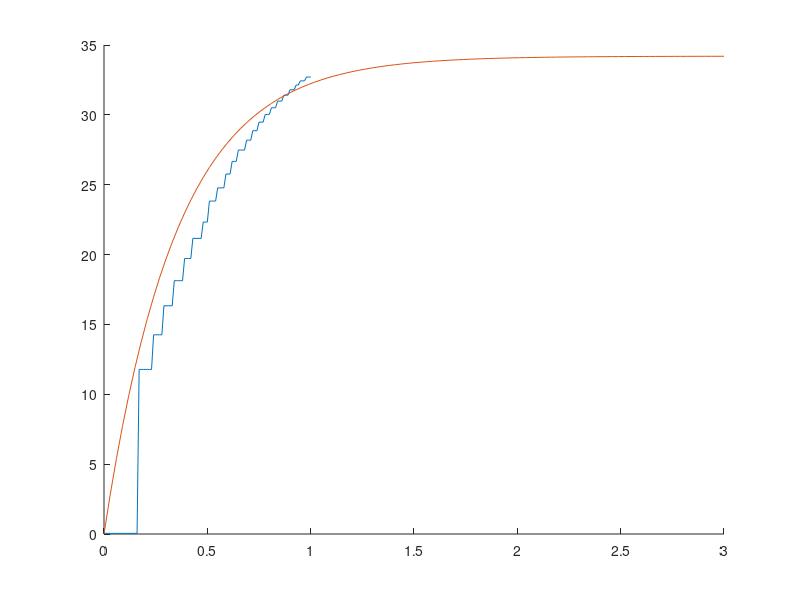
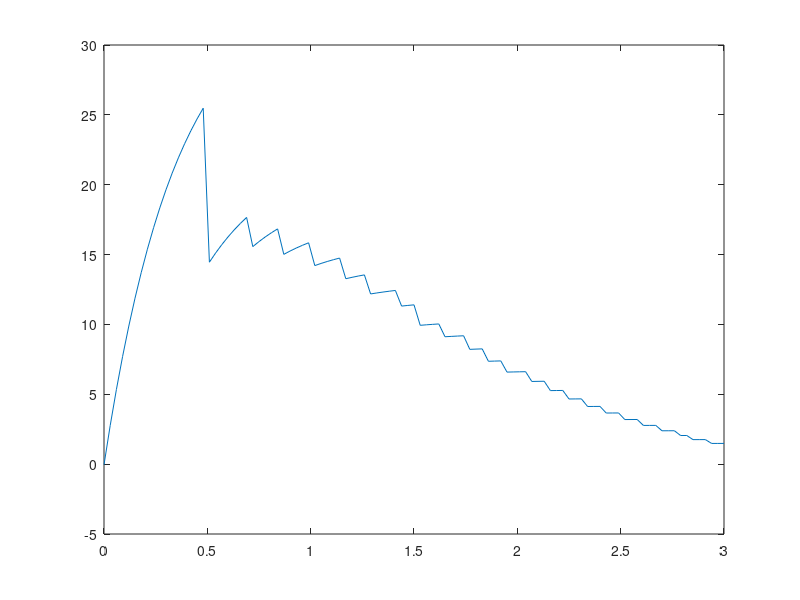

Recreate these plots in MATLAB, in order.
clc;
A=[
17.940315 0.044685

17.950315 0.044685

17.960316 0.044685

17.970316 0.044685

17.980316 0.044685

17.990316 0.044685

18.000317 0.044685

18.010317 0.044685

18.020317 0.044685

18.030317 0.044685

18.040318 0.044685

18.050318 0.044685

18.060318 0.044685

18.070318 0.044685

18.080318 0.044685

18.090319 0.044685

18.100319 0.044685

18.110319 11.778979

18.120319 11.778979

18.130320 11.778979

18.140320 11.778979

18.150320 11.778979

18.160320 11.778979

18.170321 11.778979

18.180321 14.258217

18.190321 14.258217

18.200321 14.258217

18.210321 14.258217

18.220322 14.258217

18.230322 16.335598

18.240322 16.335598

18.250322 16.335598

18.260323 16.335598

18.270323 16.335598

18.280323 18.133024

18.290323 18.133024

18.300323 18.133024

18.310324 18.133024

18.320324 18.133024

18.330324 19.719587

18.340324 19.719587

18.350325 19.719587

18.360325 19.719587

18.370325 21.159544

18.380325 21.159544

18.390326 21.159544

18.400326 21.159544

18.410326 21.159544

18.420326 22.327410

18.430326 22.327410

18.440327 22.327410

18.450327 23.830517

18.460327 23.830517

18.470327 23.830517

18.480328 23.830517

18.490328 24.774551

18.500328 24.774551

18.510328 24.774551

18.520329 24.774551

18.530329 25.765890

18.540329 25.765890

18.550329 25.765890

18.560329 26.668800

18.570330 26.668800

18.580330 26.668800

18.590330 27.481586

18.600330 27.481586

18.610331 27.481586

18.620331 27.481586

18.630331 28.188866

18.640331 28.188866

18.650331 28.188866

18.660332 28.865026

18.670332 28.865026

18.680332 28.865026

18.690332 29.481133

18.700333 29.481133

18.710333 29.481133

18.720333 30.030931

18.730333 30.030931

18.740334 30.030931

18.750334 30.508268

18.760334 30.508268

18.770334 30.508268

18.780334 30.982773

18.790335 30.982773

18.800335 30.982773

18.810335 31.409006

18.820335 31.409006

18.830336 31.409006

18.840336 31.796503

18.850336 31.796503

18.860336 31.796503

18.870337 32.138840

18.880337 32.138840

18.890337 32.434887

18.900337 32.434887

18.910337 32.434887

18.920338 32.709667

18.930338 32.709667

18.940338 32.709667

18.950338 32.938080

18.960339 32.938080

18.970339 32.938080

18.980339 33.142212

18.990339 33.142212

19.000340 33.142212

19.010340 33.321117

19.020340 33.321117

19.030340 33.477283

19.040340 33.477283

19.050341 33.477283

19.060341 33.606667

19.070341 33.606667

19.080341 33.606667

19.090342 33.718853

19.100342 33.718853

19.110342 33.718853

19.120342 33.480648

19.130342 33.480648

19.140343 34.225479

19.150343 34.225479

19.160343 34.225479

19.170343 33.961624

19.180344 33.961624

19.190344 33.961624

19.200344 34.018234

19.210344 34.018234

19.220345 34.072712

19.230345 34.072712

19.240345 34.072712

19.250345 34.109901

19.260345 34.109901

19.270346 34.109901

19.280346 34.143677

19.290346 34.143677

19.300346 34.177521

19.310347 34.177521

19.320347 34.177521

19.330347 34.197388

19.340347 34.197388

19.350348 34.197388

19.360348 34.220795

19.370348 34.220795

19.380348 34.241886

19.390348 34.241886

19.400349 34.241886

19.410349 34.243057

19.420349 34.243057

19.430349 34.243057

19.440350 34.264175

19.450350 34.264175

19.460350 34.255962

19.470350 34.255962

19.480350 34.255962

19.490351 34.258308

19.500351 34.258308

19.510351 34.258308

19.520351 34.267696

19.530352 34.267696

19.540352 34.265350

19.550352 34.265350

19.560352 34.265350

19.570353 34.272396

19.580353 34.272396

19.590353 34.272396

19.600353 34.268871

19.610353 34.268871

19.620354 34.268871

19.630354 34.014763

19.640354 34.014763

19.650354 34.512512

19.660355 34.512512

19.670355 34.512512

19.680355 34.266525

19.690355 34.266525

19.700356 34.266525

19.710356 34.265350

19.720356 34.265350

19.730356 34.264175

19.740356 34.264175

19.750357 34.264175

19.760357 34.251270

19.770357 34.251270

19.780357 34.251270

19.790358 34.238369

19.800358 34.238369

19.810358 34.233681

19.820358 34.233681

19.830359 34.233681

19.840359 34.233681

19.850359 34.233681

19.860359 34.233681

19.870359 34.228992

19.880360 34.228992

19.890360 34.247746

19.900360 34.247746

19.910360 34.247746

19.920361 34.259483

19.930361 34.259483

19.940361 34.259483

19.950361 34.290024

19.960361 34.290024

19.970362 34.312378

19.980362 34.312378

19.990362 34.312378

20.000362 34.325333

20.010363 34.325333

20.020363 34.325333

20.030363 34.328869

20.040363 34.328869

20.050364 34.330048

20.060364 34.330048

20.070364 34.330048

20.080364 34.337120

20.090364 34.337120

20.100365 34.337120

20.110365 34.310024

20.120365 34.310024

20.130365 34.305317

20.140366 34.305317

20.150366 34.305317

20.160366 34.304138

20.170366 34.304138

20.180367 34.304138

20.190367 34.295906

20.200367 34.295906

20.210367 34.277096

20.220367 34.277096

20.230368 34.277096

20.240368 34.278271

20.250368 34.278271

20.260368 34.278271

20.270369 34.266525

20.280369 34.266525

20.290369 34.253616

20.300369 34.253616

20.310369 34.253616

20.320370 34.247746

20.330370 34.247746

20.340370 34.247746

20.350370 34.250092

20.360371 34.250092

20.370371 34.244228

20.380371 34.244228

20.390371 34.244228

20.400372 34.243057

20.410372 34.243057

20.420372 34.243057

20.430372 34.254787

20.440372 34.254787

20.450373 34.254787

20.460373 33.900604

20.470373 33.900604

20.480373 34.632034

20.490374 34.632034

20.500374 34.632034

20.510374 34.259483

20.520374 34.259483

20.530375 34.259483

20.540375 34.261829

20.550375 34.261829

20.560375 34.265350

20.570375 34.265350

20.580376 34.265350

20.590376 34.272396

20.600376 34.272396

20.610376 34.272396

20.620377 34.268871

20.630377 34.268871

20.640377 34.271221

20.650377 34.271221

20.660378 34.271221

20.670378 34.263000

20.680378 34.263000

20.690378 34.263000

20.700378 34.265350

20.710379 34.265350

20.720379 34.264175

20.730379 34.264175

20.740379 34.264175

20.750380 34.266525

20.760380 34.266525

20.770380 34.266525

20.780380 34.263000

20.790380 34.263000

20.800381 34.258308

20.810381 34.258308

20.820381 34.258308

20.830381 34.254787

20.840382 34.254787

20.850382 34.254787

20.860382 34.246574

20.870382 34.246574

20.880383 34.244228

20.890383 34.244228

20.900383 34.244228

20.910383 34.240711

20.920383 34.240711

20.930384 34.240711

20.940384 34.238369

20.950384 34.238369

20.960384 34.237198

20.970385 34.237198

20.980385 34.237198

20.990385 34.238369

21.000385 34.238369

21.010386 34.238369

21.020386 34.240711

21.030386 34.240711

21.040386 34.240711

21.050386 34.240711

21.060387 34.240711

21.070387 34.245403

21.080387 34.245403

21.090387 34.245403

21.100388 34.240711

21.110388 34.240711

21.120388 34.238369

21.130388 34.238369

21.140388 34.238369

21.150389 34.236023

21.160389 34.236023

21.170389 34.236023

21.180389 34.246574

21.190390 34.246574

21.200390 34.246574

21.210390 33.936268

21.220390 33.936268

21.230391 34.528004

21.240391 34.528004

21.250391 34.528004

21.260391 34.220795

21.270391 34.220795

21.280392 34.220795

21.290392 34.217278

21.300392 34.217278

21.310392 34.210258

21.320393 34.210258

21.330393 34.210258

21.340393 34.207916

21.350393 34.207916

21.360394 34.207916

21.370394 34.217278

21.380394 34.217278

21.390394 34.188034

21.400394 34.188034

21.410395 34.188034

21.420395 34.079681

21.430395 34.079681

21.440395 34.079681

21.450396 33.109291

21.460396 33.109291

21.470396 33.109291

21.480396 32.098606

21.490396 32.098606

21.500397 32.098606

21.510397 31.215858

21.520397 31.215858

21.530397 31.215858

21.540398 30.348091

21.550398 30.348091

21.560398 30.348091

21.570398 29.532501

21.580399 29.532501

21.590399 29.532501

21.600399 28.750504

21.610399 28.750504

21.620399 28.750504

21.630400 27.997087

21.640400 27.997087

21.650400 27.997087

21.660400 27.997087

21.670401 27.067995

21.680401 27.067995

21.690401 27.067995

21.700401 26.728678

21.710402 26.728678

21.720402 26.728678

21.730402 26.728678

21.740402 25.724134

21.750402 25.724134

21.760403 25.724134

21.770403 25.251249

21.780403 25.251249

21.790403 25.251249

21.800404 25.251249

21.810404 24.466627

21.820404 24.466627

21.830404 24.466627

21.840405 24.466627

21.850405 23.795927

21.860405 23.795927

21.870405 23.795927

21.880405 23.795927

21.890406 23.127804

21.900406 23.127804

21.910406 23.127804

21.920406 23.127804

21.930407 22.466356

21.940407 22.466356

21.950407 22.466356

21.960407 22.466356

21.970407 21.804544

21.980408 21.804544

21.990408 21.804544

22.000408 21.804544

22.010408 21.144779

22.020409 21.144779

22.030409 21.144779

22.040409 21.144779

22.050409 21.144779

22.060410 20.488026

22.070410 20.488026

22.080410 20.488026

22.090410 20.488026

22.100410 19.833006

22.110411 19.833006

22.120411 19.833006

22.130411 19.833006

22.140411 19.833006

22.150412 19.175455

22.160412 19.175455

22.170412 19.175455

22.180412 19.175455

22.190413 19.175455

22.200413 18.520576

22.210413 18.520576

22.220413 18.520576

22.230413 18.520576

22.240414 18.520576

22.250414 17.858418

22.260414 17.858418

22.270414 17.858418

22.280415 17.858418

22.290415 17.858418

22.300415 17.858418

22.310415 17.191584

22.320415 17.191584

22.330416 17.191584

22.340416 17.191584

22.350416 17.191584

22.360416 16.519096

22.370417 16.519096

22.380417 16.519096

22.390417 16.519096

22.400417 16.519096

22.410418 16.519096

22.420418 15.839827

22.430418 15.839827

22.440418 15.839827

22.450418 15.839827

22.460419 15.839827

22.470419 15.839827

22.480419 15.152893

22.490419 15.152893

22.500420 15.152893

22.510420 15.152893

22.520420 15.152893

22.530420 15.152893

22.540421 14.449615

22.550421 14.449615

22.560421 14.449615

22.570421 14.449615

22.580421 14.449615

22.590422 14.449615

22.600422 14.449615

22.610422 13.727778

22.620422 13.727778

22.630423 13.727778

22.640423 13.727778

22.650423 13.727778

22.660423 13.727778

22.670424 13.727778

22.680424 12.983303

22.690424 12.983303

22.700424 12.983303

22.710424 12.983303

22.720425 12.983303

22.730425 12.983303

22.740425 12.983303

22.750425 12.983303

22.760426 12.207926

22.770426 12.207926

22.780426 12.207926

22.790426 12.207926

22.800426 12.207926

22.810427 12.207926

22.820427 12.207926

22.830427 12.207926

22.840427 11.397829

22.850428 11.397829

22.860428 11.397829

22.870428 11.397829

22.880428 11.397829

22.890429 11.397829

22.900429 11.397829

22.910429 11.397829

22.920429 10.547967

22.930429 10.547967

22.940430 10.547967

22.950430 10.547967

22.960430 10.547967

22.970430 10.547967

22.980431 10.547967

22.990431 10.547967

23.000431 10.547967

23.010431 10.547967

23.020432 9.646271

23.030432 9.646271

23.040432 9.646271

23.050432 9.646271

23.060432 9.646271

23.070433 9.646271

23.080433 9.646271

23.090433 9.646271

23.100433 9.646271

23.110434 9.646271

23.120434 9.646271

23.130434 8.671447

23.140434 8.671447

23.150434 8.671447

23.160435 8.671447

23.170435 8.671447

23.180435 8.671447

23.190435 8.671447

23.200436 8.671447

23.210436 8.671447

23.220436 8.671447

23.230436 8.671447

23.240437 8.671447

23.250437 7.589096

23.260437 7.589096

23.270437 7.589096

23.280437 7.589096

23.290438 7.589096

23.300438 7.589096

23.310438 7.589096

23.320438 7.589096

23.330439 7.589096

23.340439 7.589096

23.350439 7.589096

23.360439 7.589096

23.370440 7.589096

23.380440 7.589096

23.390440 6.325631

23.400440 6.325631

23.410440 6.325631

23.420441 6.325631

23.430441 6.325631

23.440441 6.325631

23.450441 6.325631

23.460442 6.325631

23.470442 6.325631

23.480442 6.325631

23.490442 6.325631

23.500443 6.325631

23.510443 6.325631

23.520443 6.325631

23.530443 6.325631

23.540443 6.325631

23.550444 6.325631

23.560444 6.325631

23.570444 6.325631

23.580444 6.325631

23.590445 4.684960

23.600445 4.684960

23.610445 4.684960

23.620445 4.684960

23.630445 4.684960

23.640446 4.684960

23.650446 4.684960

23.660446 4.684960

23.670446 4.684960

23.680447 4.684960

23.690447 4.684960

23.700447 4.684960

23.710447 4.684960

23.720448 4.684960

23.730448 4.684960

23.740448 4.684960

23.750448 4.684960

23.760448 4.684960

23.770449 4.684960

23.780449 4.684960

23.790449 4.684960

23.800449 4.684960

23.810450 4.684960

23.820450 4.684960

23.830450 4.684960

23.840450 4.684960

23.850451 4.684960

23.860451 4.684960

23.870451 4.684960

23.880451 4.684960

23.890451 4.684960

23.900452 4.684960

23.910452 4.684960

23.920452 4.684960

23.930452 4.684960

23.940453 4.684960

23.950453 4.684960

23.960453 4.684960

23.970453 4.684960

23.980453 4.684960

23.990454 4.684960

24.000454 4.684960

24.010454 4.684960

24.020454 4.684960

24.030455 4.684960

24.040455 4.684960

24.050455 4.684960

24.060455 4.684960

24.070456 4.684960

24.080456 4.684960

24.090456 4.684960

24.100456 4.684960

24.110456 4.684960

24.120457 4.684960

24.130457 4.684960

24.140457 4.684960

24.150457 4.684960

24.160458 4.684960

24.170458 4.684960

24.180458 4.684960

24.190458 4.684960

24.200459 4.684960

24.210459 4.684960

24.220459 4.684960

24.230459 4.684960

24.240459 4.684960

24.250460 4.684960

24.260460 4.684960

24.270460 4.684960

24.280460 4.684960

24.290461 4.684960

24.300461 4.684960

24.310461 4.684960

24.320461 4.684960

24.330462 4.684960

24.340462 4.684960

24.350462 4.684960

24.360462 4.684960

24.370462 4.684960

24.380463 4.684960

24.390463 4.684960

24.400463 4.684960

24.410463 4.684960

24.420464 4.684960

24.430464 4.684960

24.440464 4.684960

24.450464 4.684960

24.460464 4.684960

24.470465 4.684960

24.480465 4.684960

24.490465 4.684960

24.500465 4.684960

24.510466 4.684960

24.520466 4.684960

24.530466 4.684960

24.540466 4.684960

24.550467 4.684960

24.560467 4.684960

24.570467 4.684960

24.580467 4.684960

24.590467 4.684960

24.600468 4.684960

24.610468 4.684960

24.620468 4.684960

24.630468 4.684960

24.640469 4.684960

24.650469 4.684960

24.660469 4.684960

24.670469 4.684960

24.680470 4.684960

24.690470 4.684960

24.700470 4.684960

24.710470 4.684960

24.720470 4.684960

24.730471 4.684960

24.740471 4.684960

24.750471 4.684960

24.760471 4.684960

24.770472 4.684960

24.780472 4.684960

24.790472 4.684960

24.800472 4.684960

24.810472 4.684960

24.820473 4.684960

24.830473 4.684960

24.840473 4.684960

24.850473 4.684960

24.860474 4.684960

24.870474 4.684960

24.880474 4.684960

24.890474 4.684960

24.900475 4.684960

24.910475 4.684960

24.920475 4.684960

24.930475 4.684960

24.940475 4.684960

24.950476 4.684960

24.960476 4.684960

24.970476 4.684960

24.980476 4.684960

24.990477 4.684960

25.000477 4.684960

25.010477 4.684960

25.020477 4.684960

25.030478 4.684960

25.040478 4.684960

25.050478 4.684960

25.060478 4.684960

25.070478 4.684960

25.080479 4.684960

25.090479 4.684960

25.100479 4.684960

25.110479 4.684960

25.120480 4.684960

25.130480 4.684960

25.140480 4.684960

25.150480 4.684960

25.160480 4.684960

25.170481 4.684960

25.180481 4.684960

25.190481 4.684960

25.200481 4.684960

25.210482 4.684960

25.220482 4.684960

25.230482 4.684960

25.240482 4.684960

25.250483 4.684960

25.260483 4.684960

25.270483 4.684960

25.280483 4.684960

25.290483 4.684960

25.300484 4.684960

25.310484 4.684960

25.320484 4.684960

25.330484 4.684960

25.340485 4.684960

25.350485 4.684960

25.360485 4.684960

25.370485 4.684960

25.380486 4.684960

25.390486 4.684960

25.400486 4.684960

25.410486 4.684960

25.420486 4.684960

25.430487 4.684960

25.440487 4.684960

25.450487 4.684960

25.460487 4.684960

25.470488 4.684960

25.480488 4.684960

25.490488 4.684960

25.500488 4.684960

25.510489 4.684960

25.520489 4.684960

25.530489 4.684960

25.540489 4.684960

25.550489 4.684960

25.560490 4.684960

25.570490 4.684960

25.580490 4.684960

25.590490 4.684960

25.600491 4.684960

25.610491 4.684960

25.620491 4.684960

25.630491 4.684960

25.640491 4.684960

25.650492 4.684960

25.660492 4.684960

25.670492 4.684960

25.680492 4.684960

25.690493 4.684960

25.700493 4.684960

25.710493 4.684960

25.720493 4.684960

25.730494 4.684960

25.740494 4.684960

25.750494 4.684960

25.760494 4.684960

25.770494 4.684960

25.780495 4.684960

25.790495 4.684960

25.800495 4.684960

25.810495 4.684960

25.820496 4.684960

25.830496 4.684960

25.840496 4.684960

25.850496 4.684960

25.860497 4.684960

25.870497 4.684960

25.880497 4.684960

25.890497 4.684960

25.900497 4.684960

25.910498 4.684960

25.920498 4.684960

25.930498 4.684960

25.940498 4.684960

25.950499 4.684960

25.960499 4.684960

25.970499 4.684960

25.980499 4.684960

25.990499 4.684960

26.000500 4.684960

26.010500 4.684960

26.020500 4.684960

26.030500 4.684960

26.040501 4.684960

26.050501 4.684960

26.060501 4.684960

26.070501 4.684960

26.080502 4.684960

26.090502 4.684960

26.100502 4.684960

26.110502 4.684960

26.120502 4.684960

26.130503 4.684960

26.140503 4.684960

26.150503 4.684960

26.160503 4.684960

26.170504 4.684960

26.180504 4.684960

26.190504 4.684960

26.200504 4.684960

26.210505 4.684960

26.220505 4.684960

26.230505 4.684960

26.240505 4.684960

26.250505 4.684960

26.260506 4.684960

26.270506 4.684960

26.280506 4.684960

26.290506 4.684960

26.300507 4.684960

26.310507 4.684960

26.320507 4.684960

26.330507 4.684960

26.340508 4.684960

26.350508 4.684960

26.360508 4.684960

26.370508 4.684960

26.380508 4.684960

26.390509 4.684960

26.400509 4.684960

26.410509 4.684960

26.420509 4.684960

26.430510 4.684960

26.440510 4.684960

26.450510 4.684960

26.460510 4.684960

26.470510 4.684960

26.480511 4.684960

26.490511 4.684960

26.500511 4.684960

26.510511 4.684960

26.520512 4.684960

26.530512 4.684960


    ];
s=tf('s');
k=34.2;
T=0.35;
G=k/(T*s+1);
[a b]=step(G);

t=A(:,1);
t=t-t(1);
y=A(:,2);

t=t(1:length(b));
y=y(1:length(b));

e=a-y(1:length(b));

total_error = sum(e)



figure(1);
hold on;
plot(t,y);
plot(b,a);

figure(2);
plot(b,e);
% figure(2)
% plot(b,e);